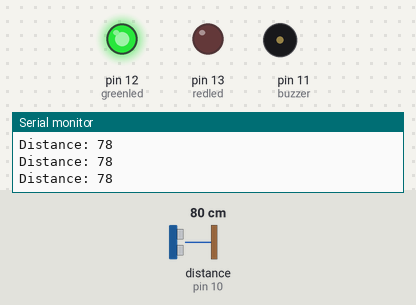
The sketch below on a simulated Arduino Uno, built with avr-gcc and run on an emulated ATmega328P. Shown: output pins drawn as LEDs (lit = HIGH), buzzer (waves = sounding, pin HIGH), the last lines printed to the serial monitor. Wiring (inferred from the names in the program): ultrasonic range finder: trigger pin 9; echo pin 10. Inputs (shaded band) come from the test bench; at power-on: distance to the obstacle (sensor on pin 10) 80 cm. The echo pulse lasts 58.3 µs per cm; pins used as bus, display or sensor lines are not drawn.

Above: at 1.2 s.
1.3 s: distance to the obstacle (sensor on pin 10) set to 8 cm
4.3 s: distance to the obstacle (sensor on pin 10) set to 5 cm
At 5.3 s:
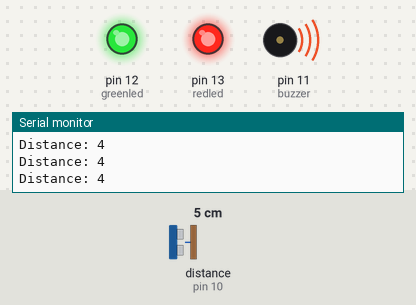
5.8 s: distance to the obstacle (sensor on pin 10) set to 9 cm
At 6.5 s:
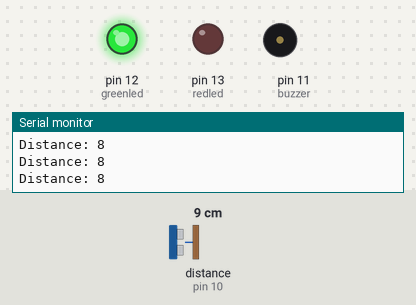
8.8 s: distance to the obstacle (sensor on pin 10) set to 2 cm
At 10.0 s:
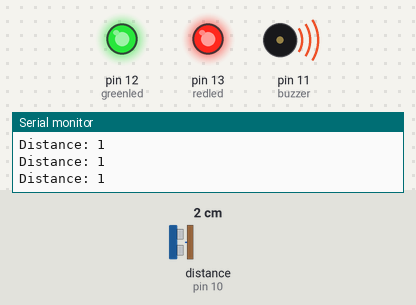
Timing chart, 0 to 11.8 s (numbered marks = the images above; inputs shaded):
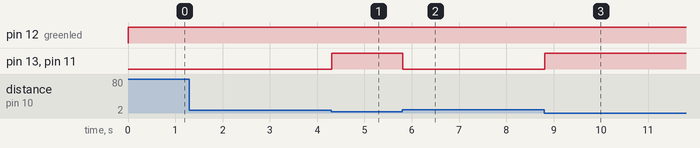

The sketch:

Ultrasoni9c_radar.ino
```cpp
// defines pins numbers
int trigPin = 9;
int echoPin = 10;
int buzzer = 11;
int greenled=12;
int redled = 13;

// defines variables
long duration;
int distance;
int safetyDistance;


void setup() {
pinMode(trigPin, OUTPUT); // Sets the trigPin as an Output
pinMode(echoPin, INPUT); // Sets the echoPin as an Input
pinMode(buzzer, OUTPUT);
pinMode(redled, OUTPUT);
pinMode(greenled, OUTPUT);
Serial.begin(9600); // Starts the serial communication
}


void loop() {
// Clears the trigPin
digitalWrite(trigPin, LOW);
delayMicroseconds(2);

// Sets the trigPin on HIGH state for 10 micro seconds
digitalWrite(trigPin, HIGH);
delayMicroseconds(10);
digitalWrite(trigPin, LOW);

// Reads the echoPin, returns the sound wave travel time in microseconds
duration = pulseIn(echoPin, HIGH);

// Calculating the distance
distance= duration*0.034/2;

safetyDistance = distance;
if (safetyDistance <= 5){
  digitalWrite(buzzer, HIGH);
  digitalWrite(redled, HIGH);
}
else{
  digitalWrite(buzzer, LOW);
  digitalWrite(redled, LOW);
  digitalWrite(greenled, HIGH);
}

// Prints the distance on the Serial Monitor
Serial.print("Distance: ");
Serial.println(distance);
}
```

Measured:
- the behaviour switches between 7 and 6 cm on distance to the obstacle (sensor on pin 10) (found by bisection; images 0 and 1)
- after the input at 4.3 s, pin 13 (redled), pin 11 (buzzer): LOW → HIGH at once
- after the input at 5.8 s, pin 13 (redled), pin 11 (buzzer): HIGH → LOW at once
- after the input at 8.8 s, pin 13 (redled), pin 11 (buzzer): LOW → HIGH at once
